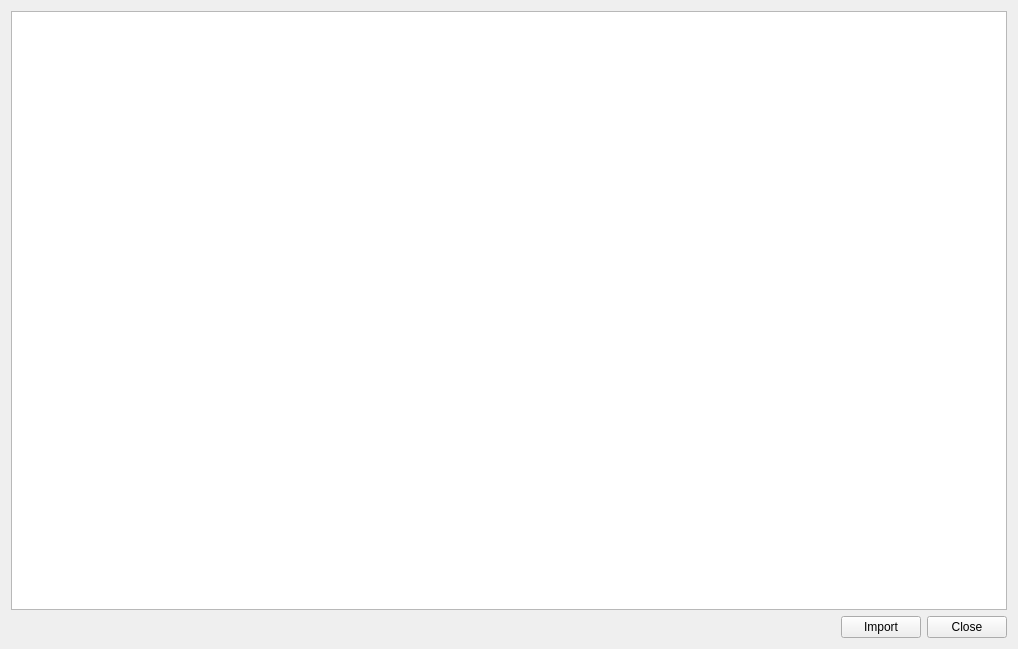
<?xml version="1.0" encoding="UTF-8"?>
<ui version="4.0">
 <class>AssetImportDlg</class>
 <widget class="QDialog" name="AssetImportDlg">
  <property name="geometry">
   <rect>
    <x>0</x>
    <y>0</y>
    <width>1018</width>
    <height>649</height>
   </rect>
  </property>
  <property name="windowTitle">
   <string>Asset Import</string>
  </property>
  <property name="windowIcon">
   <iconset resource="../../../Code/Tools/GuiFoundation/QtResources/resources.qrc">
    <normaloff>:/GuiFoundation/Icons/DocumentImport16.png</normaloff>:/GuiFoundation/Icons/DocumentImport16.png</iconset>
  </property>
  <layout class="QVBoxLayout" name="verticalLayout">
   <item>
    <widget class="QTableWidget" name="AssetTable">
     <property name="editTriggers">
      <set>QAbstractItemView::DoubleClicked|QAbstractItemView::EditKeyPressed</set>
     </property>
     <property name="alternatingRowColors">
      <bool>true</bool>
     </property>
     <property name="selectionMode">
      <enum>QAbstractItemView::SingleSelection</enum>
     </property>
     <property name="selectionBehavior">
      <enum>QAbstractItemView::SelectRows</enum>
     </property>
     <attribute name="verticalHeaderVisible">
      <bool>false</bool>
     </attribute>
    </widget>
   </item>
   <item>
    <layout class="QHBoxLayout" name="horizontalLayout">
     <item>
      <spacer name="horizontalSpacer">
       <property name="orientation">
        <enum>Qt::Horizontal</enum>
       </property>
       <property name="sizeHint" stdset="0">
        <size>
         <width>40</width>
         <height>20</height>
        </size>
       </property>
      </spacer>
     </item>
     <item>
      <widget class="QPushButton" name="ButtonImport">
       <property name="text">
        <string>Import</string>
       </property>
       <property name="autoDefault">
        <bool>false</bool>
       </property>
      </widget>
     </item>
     <item>
      <widget class="QPushButton" name="ButtonClose">
       <property name="text">
        <string>Close</string>
       </property>
       <property name="autoDefault">
        <bool>false</bool>
       </property>
      </widget>
     </item>
    </layout>
   </item>
  </layout>
 </widget>
 <resources>
  <include location="../QtResources/resources.qrc"/>
  <include location="../../../Code/Tools/GuiFoundation/QtResources/resources.qrc"/>
 </resources>
 <connections/>
</ui>
